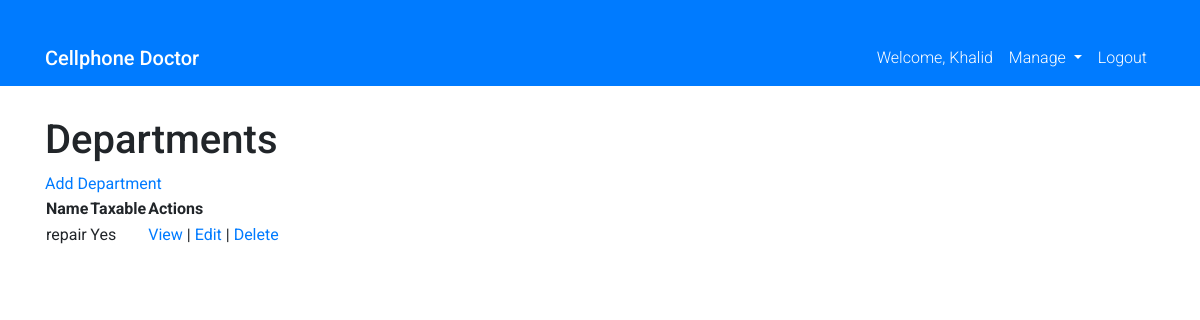
The app's page /store/departments/ (signed in) with its own data.
### users/models.py (models this page shows, shortened)
class CustomUser(AbstractUser):
    phone_regex = RegexValidator(
        regex=r"^\d{10,15}$",
        message=_("Phone number must be entered in the format:\
                  '9999999999'. Up to 15 digits allowed.")
    )
    phoneNumber = models.CharField(
        validators=[phone_regex, validate_phone_number],
        max_length=15,
        unique=True  # Remove unique=True
    )
    first_name = models.CharField(max_length=30)
    last_name = models.CharField(max_length=30)
    is_active = models.BooleanField(default=True)
    is_staff = models.BooleanField(default=False)
    is_superuser = models.BooleanField(default=False)
    email = models.EmailField(max_length=250, blank=True, null=True)
    address = models.CharField(max_length=100, blank=True, null=True)
    city = models.CharField(max_length=50, blank=True, null=True)
    state = models.CharField(max_length=50, blank=True, choices=STATE_CHOICES)
    zipcode = models.CharField(max_length=50, blank=True, null=True)
    service_provider = models.CharField(
        max_length=50,
        choices=SERVICE_PROVIDER_CHOICES,
        default='Unknown'
    )
    accept_devices_trade_in = models.BooleanField(default=True)
    accept_devices_buy = models.BooleanField(default=True)
    accept_devices_sell = models.BooleanField(default=True)
    accept_device_repair = models.BooleanField(default=True)
    accept_purchase = models.BooleanField(default=True)
    blacklisted = models.BooleanField(default=False)
    blacklisted_reason = models.CharField(
        max_length=100, default="", blank=True, null=True)
    photo = models.ImageField(
        upload_to='users/profile_pics', blank=True, null=True)
    notes = models.TextField(max_length=500, blank=True, default="")
    bio = models.TextField(max_length=500, blank=True, default="")
    created_at = models.DateTimeField(auto_now_add=True)
    updated_at = models.DateTimeField(auto_now=True)
    objects = CustomUserManager()
    USERNAME_FIELD = 'phoneNumber'

### store/models.py (models this page shows, shortened)
class Department(models.Model):
    name = models.CharField(max_length=200)
    taxable = models.CharField(
        max_length=3, choices=TAXABLE_CHOICES, default='yes')
    class Meta:
        ordering = ('id',)
        verbose_name = 'Department'
        verbose_name_plural = 'Departments'

### store/views.py (the view)
# urls.py: path('departments/', views.DepartmentListView.as_view(), name='department_list'),
class DepartmentListView(ListView):
    model = Department
    template_name = 'store/department/department_list.html'

### store/templates/store/department/department_list.html
{% extends 'base.html' %}
{% block content %}
    <h1>Departments</h1>
    <a href="{% url 'store:department_create' %}">Add Department</a>
    <table>
        <thead>
            <tr>
                <th>Name</th>
                <th>Taxable</th>
                <th>Actions</th>
            </tr>
        </thead>
        <tbody>
            {% for department in object_list %}
                <tr>
                    <td>{{ department.name }}</td>
                    <td>{{ department.taxable }}</td>
                    <td>
                        <a href="{% url 'store:department_detail' department.pk %}">View</a> |
                        <a href="{% url 'store:department_update' department.pk %}">Edit</a> |
                        <a href="{% url 'store:department_delete' department.pk %}">Delete</a>
                    </td>
                </tr>
            {% endfor %}
        </tbody>
    </table>
{% endblock %}

### static/templates/base.html (shortened to what this page needs)
<!DOCTYPE html>
<html lang="en">
  {% load static %} {% get_static_prefix as STATIC_PREFIX %}
  <head>
    <link
      rel="stylesheet"
      href="https://maxcdn.bootstrapcdn.com/bootstrap/4.5.2/css/bootstrap.min.css"
    />
    <link rel="stylesheet" href="{% static 'css/styles.css' %}" />
  </head>
  <body>
    <nav class="navbar navbar-expand-lg navbar-primary bg-primary">
      <div class="container">
        <a class="navbar-brand text-white" href="{% url 'home' %}"
          >Cellphone Doctor</a
        >
        <div class="collapse navbar-collapse" id="navbarNav">
          <ul class="navbar-nav ml-auto">
            {% if user.is_authenticated %}
            <li class="nav-item">
              <a class="nav-link text-white" href="#"
                >Welcome, {{ user.username }}</a
              >
            </li>
            <li class="nav-item dropdown">
              <a
                class="nav-link dropdown-toggle text-white"
                href="#"
                id="navbarDropdown"
                role="button"
                data-toggle="dropdown"
                aria-haspopup="true"
                aria-expanded="false"
              >
                Manage
              </a>
            </li>
            <li class="nav-item">
              <a class="nav-link text-white" href="{% url 'logout' %}"
                >Logout</a
              >
            </li>
            {% endif %}
          </ul>
        </div>
      </div>
    </nav>
    <div class="container">{% block content %} {% endblock %}</div>
  </body>
</html>

### static/css/styles.css (style rules this page uses)
body { font-family: 'Roboto', sans-serif; }
.navbar-brand { font-weight: 500; }
.nav-link { font-weight: 300; }
.container { margin-top: 30px; }

### records on screen
CustomUser: username "Khalid"
Department: name "repair", taxable "Yes"
